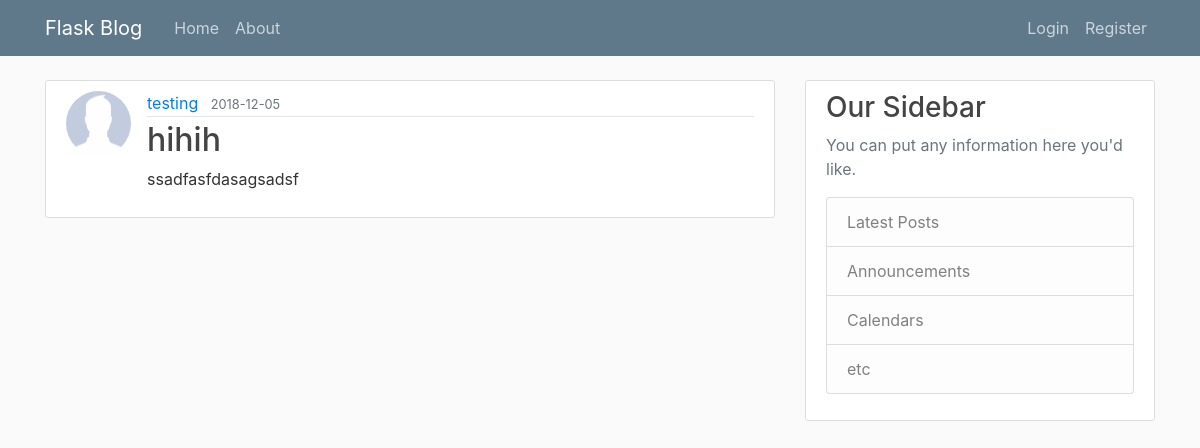
Page /post/3 on the earlier database version.
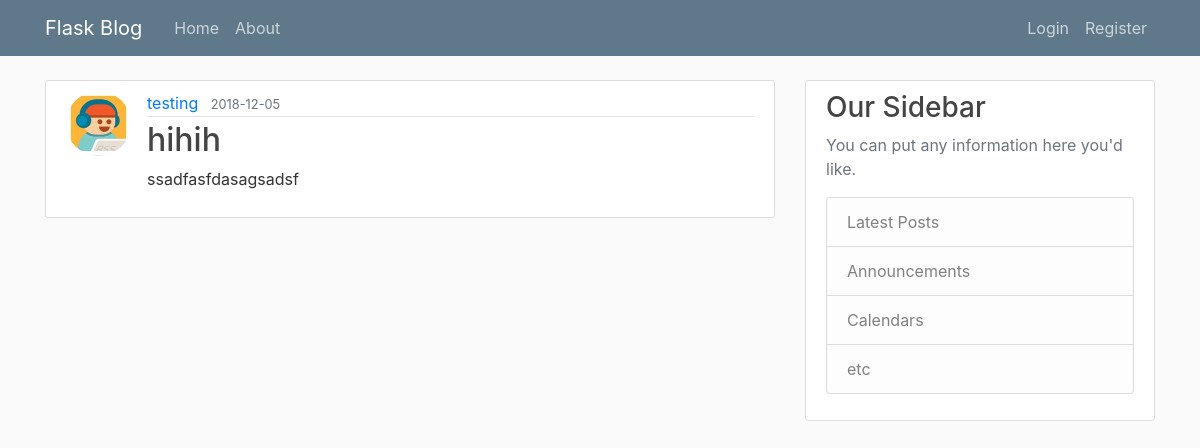
Same page on the later database version.
### flaskblog/models.py (models this page shows, shortened)
class User(db.Model, UserMixin):
    id = db.Column(db.Integer, primary_key=True)
    username = db.Column(db.String(20), unique=True, nullable=False)
    email = db.Column(db.String(120), unique=True, nullable=False)
    image_file = db.Column(db.String(20), nullable=False, default='default.jpg')
    password = db.Column(db.String(60), nullable=False)
    posts = db.relationship('Post', backref='author', lazy=True) # the string 'Post' refer to the class post

### flaskblog/posts/routes.py (the view)
@posts.route('/post/<int:post_id>', methods=['GET', 'POST']) # the post_id is defined in the html.
def post(post_id):
    post = Post.query.get_or_404(post_id)
    return render_template('post.html', title=post.title, post=post)

### flaskblog/templates/post.html (shortened to what this page needs)
{% extends "layout.html"%}
{%block content%}
        <article class="media content-section">
          <img class="rounded-circle article-img"src="{{url_for('static', filename='profile_pic/'+ post.author.image_file) }}">
          <div class="media-body">
            <div class="article-metadata">
              <a class="mr-2" href="#">{{ post.author.username }}</a>
              <small class="text-muted">{{ post.date_posted.strftime('%Y-%m-%d') }}</small>
            </div>
            <h2><a class="article-title" href="#">{{ post.title }}</a></h2>
            <p class="article-content">{{ post.content }}</p>
          </div>
        </article>
{% endblock content%}

Differences in the rows shown:
changed User "testing": image_file: picture added in place of a placeholder
